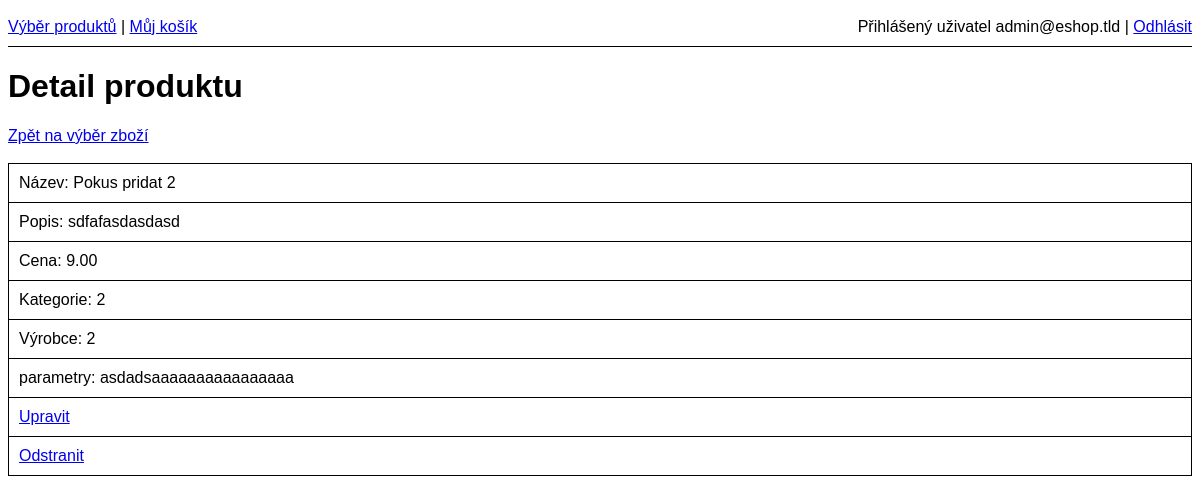
The page /detail.php?produkt_id=8 (signed in) on the database its author committed.
### tables this page shows
CREATE TABLE `uzivatel` (
  `uzivatel_id` int(11) NOT NULL,
  `email` varchar(255) NOT NULL,
  `heslo` varchar(255) NOT NULL,
  `role` set('user','admin') NOT NULL DEFAULT 'user'
);

CREATE TABLE `produkt` (
  `produkt_id` int(11) NOT NULL,
  `nazev` varchar(256) DEFAULT NULL,
  `popis` text DEFAULT NULL,
  `cena` decimal(10,2) NOT NULL,
  `kategorie_id` smallint(6) NOT NULL,
  `vyrobce_id` int(11) NOT NULL,
  `parametry` text DEFAULT NULL,
  `cas_posledniho_updatu` timestamp NOT NULL DEFAULT current_timestamp() ON UPDATE current_timestamp(),
  `cas_posledni_upravy` timestamp NULL DEFAULT NULL,
  `posledni_upravu_provedl` int(10) UNSIGNED DEFAULT NULL
);

### overeni_uzivatele.php (called while the page is built, shortened)
<?php
$stmt = $db->prepare("SELECT * FROM uzivatel WHERE uzivatel_id = ? LIMIT 1");
$stmt->execute([$_SESSION["uzivatel_id"]]);
$currentUser = $stmt->fetch(PDO::FETCH_ASSOC);

### detail.php (the view, shortened to what this page needs)
<?php
require 'db.php';
require 'overeni_uzivatele.php';
$stmt = $db->prepare('SELECT * FROM produkt WHERE produkt.produkt_id=:produkt_id');
$stmt->execute([':produkt_id'=>@$_REQUEST['produkt_id']]);
$goods = $stmt->fetch(PDO::FETCH_ASSOC);
$produkt_id = $goods['produkt_id'];
$nazev=$goods['nazev'];
$popis=$goods['popis'];
$cena=$goods['cena'];
$kategorie_id=$goods['kategorie_id'];
$vyrobce_id=$goods['vyrobce_id'];
$parametry=$goods['parametry'];
?><!DOCTYPE html>
<html lang="en">
<head>
    <link rel="stylesheet" type="text/css" href="./styles.css">
</head>
<body>
<?php include 'navbar.php' ?>
<h1>Detail produktu</h1>
<a href="index.php">Zpět na výběr zboží</a>
<br/><br/>
<table>
        <tr><td>Název: <?php echo htmlspecialchars(@$nazev);?></td></tr>
        <tr><td>Popis: <?php echo htmlspecialchars(@$popis);?></td></tr>
        <tr><td>Cena: <?php echo @$cena;?></td></tr>
        <tr><td>Kategorie: <?php echo htmlspecialchars(@$kategorie_id);?></td></tr>
        <tr><td>Výrobce: <?php echo htmlspecialchars(@$vyrobce_id);?></td></tr>
        <tr><td>parametry: <?php echo htmlspecialchars(@$parametry);?></td></tr>
    <? if (($currentUser['role']=='admin')): ?>
        <tr><td><a href='uprav.php?produkt_id=<?php echo @$produkt_id; ?>'>Upravit</a></td></tr>
        <tr><td><a href='odeber.php?produkt_id=<?php echo @$produkt_id; ?>'>Odstranit</a></td></tr>
    <? endif; ?>
</html>

### navbar.php
<div class="navbar" style="overflow: auto; width: 100%; border-bottom: 1px solid black; padding: 10px 0;">
    <div style="float: left">
        <a href="index.php">Výběr produktů</a> |
        <a href="kosik.php">Můj košík</a>
    </div>
    <div style="float: right">
        Přihlášený uživatel <?php echo htmlspecialchars($currentUser['email']); ?> |
        <a href="odhlaseni.php">Odhlásit</a>
    </div>
</div>

### styles.css (style rules this page uses)
body { font-size: medium; font-family: Arial, Helvetica, sans-serif }
table { width: 100%; border-collapse: collapse; }
table, th, td { border: 1px solid black; }
th, td { padding: 10px; }

### rows shown on the page
uzivatel: email "admin@eshop.tld"
produkt: nazev "Pokus pridat 2", popis "sdfafasdasdasd", cena "9.00", kategorie "2", vyrobce "2", parametry "asdadsaaaaaaaaaaaaaaaa"
